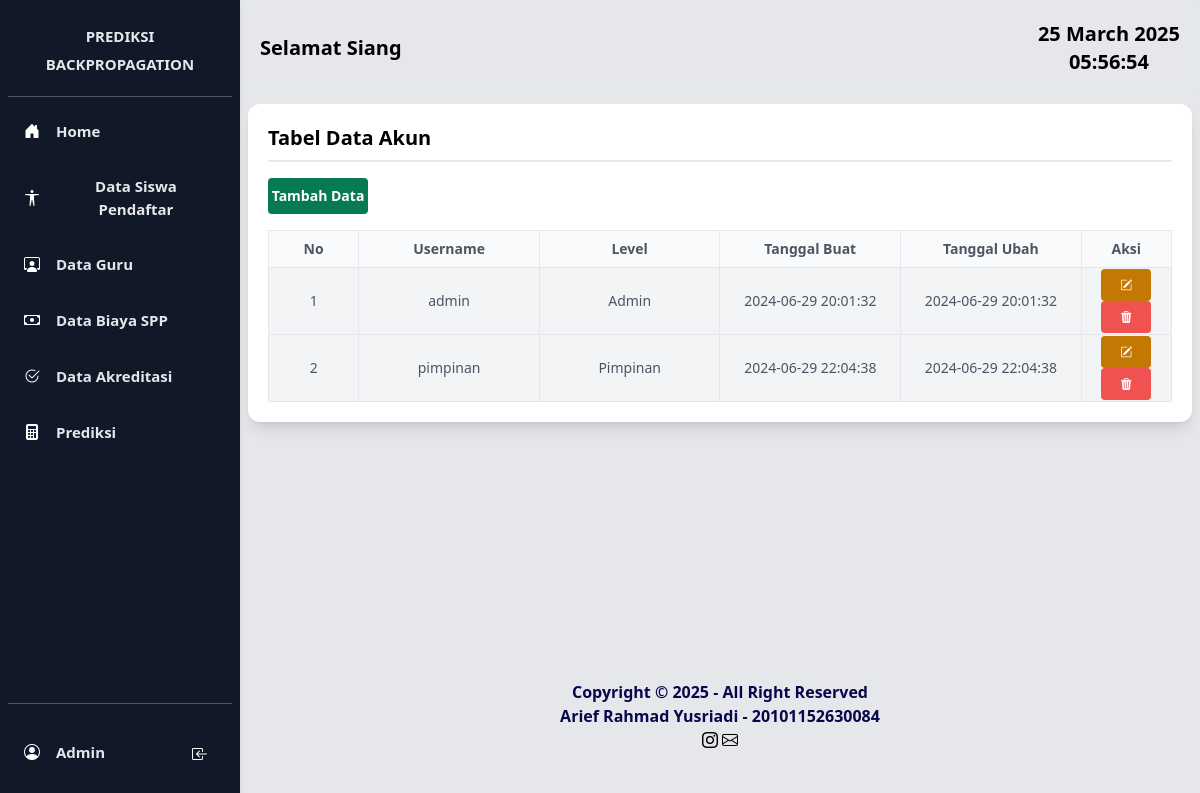
Screenshot of /?p=data_akun (signed in) with the database file from the repository.
### tables this page shows
CREATE TABLE IF NOT EXISTS `akun` (
  `id` int NOT NULL AUTO_INCREMENT,
  `username` varchar(255) DEFAULT NULL,
  `password` varchar(255) DEFAULT NULL,
  `level` enum('Admin','Pimpinan') DEFAULT NULL,
  `tgl_input` datetime DEFAULT CURRENT_TIMESTAMP,
  `tgl_ubah` datetime DEFAULT CURRENT_TIMESTAMP ON UPDATE CURRENT_TIMESTAMP,
  PRIMARY KEY (`id`)
);

### apps/apis.php (called while the page is built, shortened)
<?php
$host = 'localhost';
$user = 'root';
$password = '';
$conn = mysqli_connect($host, $user, $password);
function getRecord($tabel, $field, $where): mysqli_result|bool
{
    global $conn;
    return mysqli_query($conn, "SELECT $field FROM $tabel $where");
}
function fetch($query){
    $data = mysqli_fetch_array($query);
    return $data;
}

### pages/data_akun/view.php (the view)
<div class="rounded-xl p-5 bg-white shadow-lg">
    <h1 class="font-bold text-xl">Tabel Data Akun</h1>
    <div class="flex bg-gray-200 my-2 h-0.5 rounded"></div>
    <div class="flex flex-col w-[400px]">
        <button class="bg-green-600 inline-block py-2 my-2 w-[100px] text-center text-sm font-bold rounded text-white" onclick="window.location.href='./?p=data_akun&a=add'">Tambah Data</button>
    </div>
    <div class="table pt-2 w-full">
        <table class="w-full border rounded">
            <thead>
                <tr class="bg-gray-50 border-b">
                    <th class="w-1/12 py-2 border-r text-sm font-bold text-gray-600">No</th>
                    <th class="w-2/12 py-2 border-r text-sm font-bold text-gray-600">Username</th>
                    <th class="w-2/12 py-2 border-r text-sm font-bold text-gray-600">Level</th>
                    <th class="w-2/12 py-2 border-r text-sm font-bold text-gray-600">Tanggal Buat</th>
                    <th class="w-2/12 py-2 border-r text-sm font-bold text-gray-600">Tanggal Ubah</th>
                    <th class="w-1/12 py-2 border-r text-sm font-bold text-gray-600">Aksi</th>
                </tr>
            </thead>
            <tbody>
                <?php
                $no = 1;
                $tabel = 'akun';
                $field = '*';
                $where = '';
                $query = getRecord($tabel, $field, $where);
                if (mysqli_num_rows($query) == 0) {
                ?>
                <tr class="bg-gray-100 text-center border-b text-sm text-gray-600">
                    <td colspan="8" class="py-3 border-r">Tidak ada data</td>
                </tr>
                <?php
                } else {
                    while ($row = fetch($query)) {
                ?>
                <tr id="tr_<?= $row['id']; ?>" class="bg-gray-100 text-center border-b text-sm text-gray-600">
                    <td class="py-3 border-r"><?= $no++ ?></td>
                    <td class="py-3 border-r"><?= $row['username'] ?></td>
                    <td class="py-3 border-r"><?= $row['level'] ?></td>
                    <td class="py-3 border-r"><?= $row['tgl_input'] ?></td>
                    <td class="py-3 border-r"><?= $row['tgl_ubah'] ?></td>
                    <td>
                        <a href="./?p=data_spp&a=edit&i=<?= $row['id'] ?>"
                            class="bg-yellow-500 w-[50px] py-2 inline-block text-white rounded hover:shadow-lg text-xs font-bold"><i class="bi bi-pencil-square"></i></a>
                        <button onclick="hapus('data_spp', '<?= $row['id'] ?>')"
                            class="bg-red-500 w-[50px] py-2 inline-block text-white rounded hover:shadow-lg text-xs font-bold"><i class="bi bi-trash3-fill"></i></button>
                    </td>
                </tr>
                <?php
                    }
                }
            ?>
            </tbody>
        </table>
    </div>
</div>

### rows the page displays
akun: username "admin", level "Admin", tgl_input "2024-06-29 20:01:32", tgl_ubah "2024-06-29 20:01:32"
akun: username "pimpinan", level "Pimpinan", tgl_input "2024-06-29 22:04:38", tgl_ubah "2024-06-29 22:04:38"

### other values shown
$user "Admin"
$waktu "Siang"
